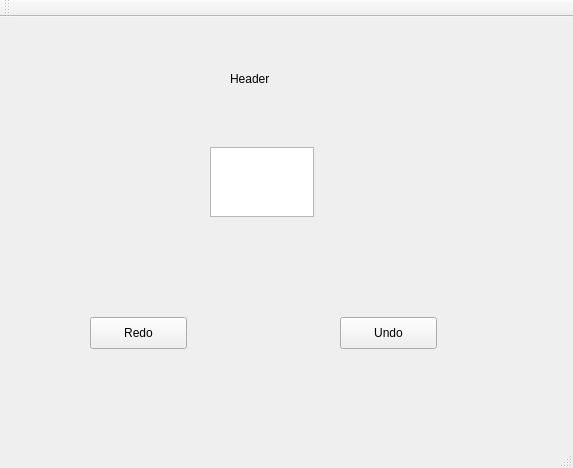
<?xml version="1.0" encoding="UTF-8"?>
<ui version="4.0">
 <class>MainWindow</class>
 <widget class="QMainWindow" name="MainWindow">
  <property name="geometry">
   <rect>
    <x>0</x>
    <y>0</y>
    <width>573</width>
    <height>468</height>
   </rect>
  </property>
  <property name="windowTitle">
   <string>MainWindow</string>
  </property>
  <widget class="QWidget" name="centralWidget">
   <widget class="QTextEdit" name="textEdit">
    <property name="geometry">
     <rect>
      <x>210</x>
      <y>130</y>
      <width>104</width>
      <height>70</height>
     </rect>
    </property>
   </widget>
   <widget class="QPushButton" name="pushButton">
    <property name="geometry">
     <rect>
      <x>90</x>
      <y>300</y>
      <width>97</width>
      <height>32</height>
     </rect>
    </property>
    <property name="text">
     <string>Redo</string>
    </property>
   </widget>
   <widget class="QPushButton" name="pushButton_2">
    <property name="geometry">
     <rect>
      <x>340</x>
      <y>300</y>
      <width>97</width>
      <height>32</height>
     </rect>
    </property>
    <property name="text">
     <string>Undo</string>
    </property>
   </widget>
   <widget class="QLabel" name="label">
    <property name="geometry">
     <rect>
      <x>230</x>
      <y>50</y>
      <width>72</width>
      <height>24</height>
     </rect>
    </property>
    <property name="text">
     <string>Header</string>
    </property>
   </widget>
  </widget>
  <widget class="QMenuBar" name="menuBar">
   <property name="geometry">
    <rect>
     <x>0</x>
     <y>0</y>
     <width>573</width>
     <height>29</height>
    </rect>
   </property>
  </widget>
  <widget class="QToolBar" name="mainToolBar">
   <attribute name="toolBarArea">
    <enum>TopToolBarArea</enum>
   </attribute>
   <attribute name="toolBarBreak">
    <bool>false</bool>
   </attribute>
  </widget>
  <widget class="QStatusBar" name="statusBar"/>
 </widget>
 <layoutdefault spacing="6" margin="11"/>
 <resources/>
 <connections/>
</ui>
